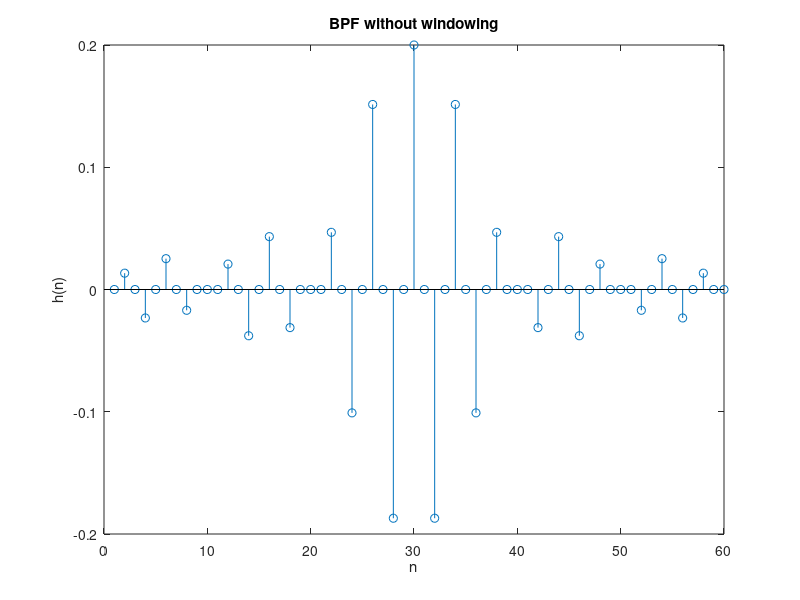
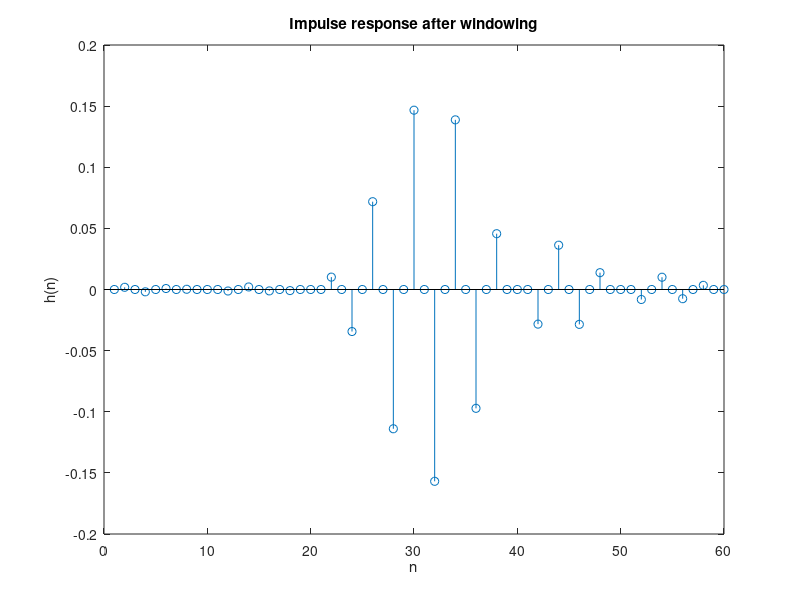

Write MATLAB code to recreate these figures, in order. (Note: this script raises an error after producing the figures.)
clear all
clc
f1pass=0.4*pi;
f1stop=0.15*pi;
f2pass=0.6*pi;
f2stop=0.8*pi;
d1=1;
d2=60;
w=f2pass-f1pass;
tb=min((f1pass-f1stop), (f2stop-f2pass));
N=12*pi/tb;
M=ceil(N/2);
h=zeros(1,N);
for n=1:N
    h(n)=(sin(f2pass*(n-M))/(pi*(n-M)))-(sin(f1pass*(n-M))/(pi*(n-M)));
end
h(M)=w/pi;
figure
stem(h);
xlabel('n');
ylabel('h(n)');
title('BPF Impulse response without windowing');
% fvtool(h);
xlabel('n');
ylabel('h(n)');
title('BPF without windowing');
 
for n=1:N
    w1(n)=0.42-(0.5*cos((2*pi*n)/N-1))+(0.08*cos((4*pi*n)/N-1));
end
hw=(h.*w1);
figure
stem(hw);
xlabel('n');
ylabel('h(n)');
title('Impulse response after windowing');
fvtool(hw);

title('BPF after windowing');

